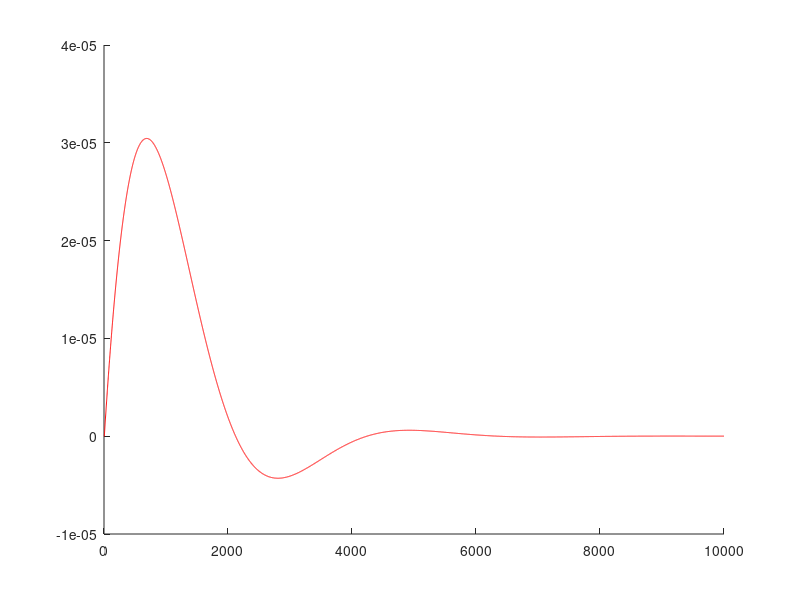

MATLAB code for this plot:
% *** модель PLL для m50 ***
% *** пропорциональный усилитель ***

% 1.  ПИД  - без и с шумом
% alfa = 1.53e-3
% betta =  3.053e-6
% gamma = -7.634e-5  (с минусом !!!,  хотя по теории надо плюс)

%rng('default')

clear all;

T = 10000; %длительность моделирования
dp_ref_noise = 25.0e-9; %[сек]  - амплитуда случайных колебаний фазы опрного сигнала
tt = 100.0e-3;  %[сек] - максимальная случайная задержка выдачи управляющего напряжения на VCO  

%параметры  компонентов
kf = 2.0e-7;  % [1/В]коэффициент преобразования напряжения в отклонение частоты VCO
kv = 5.0e+6;   % [В/сек] коэффициент преобразования отклонения фазы в управляющее напряжение
              % выбран так, чтобы отклонение фазы за секунду
              % компенсировалось полностью
              % для компенсации отклонения в 1е-9 сек - надо изменить частоту на 1е-9
              % тогда k= kv*kf = 1; kv = 1/kf = 1/2.0e-7 = 5e+6 
k = kv * kf;    % =1 - коэффициент передачи разность фаз [сек] - управл. напряжение [В] - отклонение частоты относительное []  

%праметры управления
a = 1.5;        % [] коэффициент усиления пропорционального усилителя


time = 1:T;    % массив отсчетов времени
dphase = 1:T;  % массив отчетов разности фаз
dfreq = 1:T;   % массив отчетов разности частот

%alpha = 7.53e-3;         % коэффициэнт усилителя.
beta = 3.053e-6;         % коэффициэнт усилителя.
gamma = -7.634e-5;

%начальные значения
df_ref = 0;   % [Гц] отклонение частоты опорного сигнала от идеального сигнала 1Гц
dp_ref = 0;   % [сек] отклонение фазы опорного сигнала от идеального сигнала 1Гц
df_vco = 0;   % [Гц] отклонение частоты генератора от идеального сигнала 1Гц
dp_vco = 0;   % [сек] отклонение фазы генератора от идеального сигнала 1Гц
x = dp_ref - dp_vco;

sigma_ref = 68e-9;       % измерянное осцилографом

R = 1;
G = 0;
B = 0;



%alpha = 1.53e-3
%alpha = 3.2e-3;
alpha = 2.0e-3

t = 0;
z = 0;
x = [ 0 0 0 ];
y = [ 0 0 ];
  
%моделирование
for t = 1:1:T   % время  [sec]
    %начало секунды
  
    y(2) = (alpha + beta + gamma)*x(3) - (alpha + 2*gamma)*x(2) + gamma*x(3) + y(1);
    y(1) = y(2);
      
    df_vco = k * y(2);     % установлено новое отклонение частоты
    dp_ref = dp_ref + df_ref;% + normrnd(0, sigma_ref);  % набег фазы опорного сигнала за 1 сек из-за отклонения частоты
    dp_vco = dp_vco + df_vco;% * (1 - unifrnd(0, tt));  % набег фазы генератора за 1 сек из-за отклонения частоты 
    
    % в конце секунды 
    z =  dp_ref - dp_vco;       % фазовый детектор запоминает разность фаз в сек для следующей секунды вычислений

    x = [x(2:end) z];        % Конкаттенация вектора. В начало добавляем вновь вычисленный элемент.
    dphase(t) = z;

    
    dfreq(t)=df_ref - df_vco;
    
   
    if t >= 5
        df_ref = 1.0e-7; % скачок частоты на 10-й секунде
    else
    end 
end

%вывод результатов
figure(1);
hold on;
plot(time, dphase, 'Color', [R,G,B]);  % ошибка по фазе - красная 

R = R - 0.1;
B = B + 0.1; 

%hold on;
%plot(time, dfreq, 'Color', [R G B] );  % ошибка по частоте - синяя



% 
% %вывод результатов
% figure(2);
% hold off;
% %plot(time, dphase, 'r');  % ошибка по фазе - красная 
% %hold on;
% plot(time, dfreq,'b');  % ошибка по частоте - синяя
% 
% %min(dfreq)

dphase(10000)

max(dphase(4000:end))

min(dphase(4000:end))






